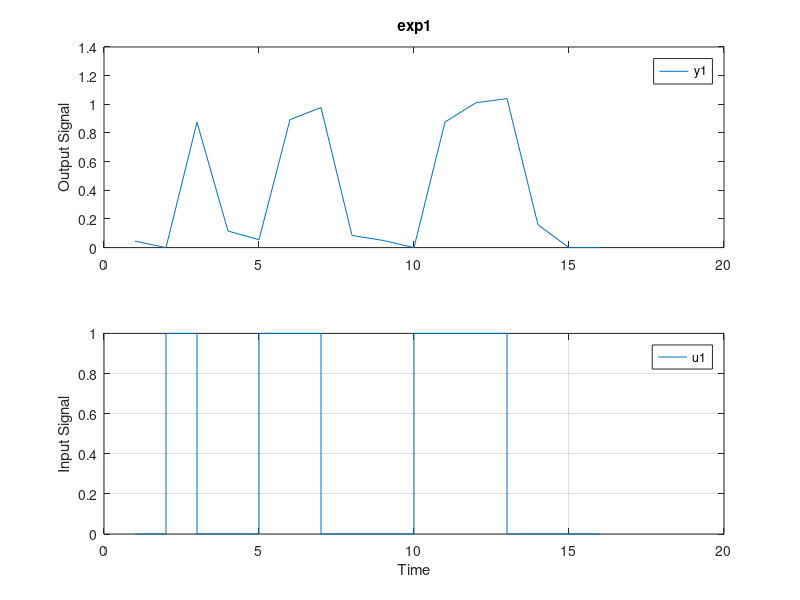

The MATLAB script that drew this image: (Note: this script raises an error after producing the figure.)
% example 3.2  ETFE 
% data = iddata(output, input, sampling time) , output, input shoud be
% column vectors.
clear all
clc; clf

ts =1;
u = [0 1 0 0 1 1 0 0 0 1 1 1 0 0 0 0]';   % input :  " ' " means transpose. column vector
y = [4.5 0 87.53 11.56 5.5 89.3 97.76 8.47 5.01 0 87.65 101.09 103.97 15.88 0 0]';  % output 
data = iddata(y*0.01,u,ts);
plot(data); grid on

ge = etfe(data);
%gs = spa(data);  % for reference https://www.mathworks.com/help/ident/ref/etfe.html
bode(ge); grid on

%% verification of sysyem defined
K= 0.5;
num = [K]; den=[K 1];
sy2= tf(num,den);
figure(2)
bode(sy2); grid on

%% input generated as Ex. 3.2 
ts=1;
t =0:ts:15;
u = [0 1 0 0 1 1 0 0 0 1 1 1 0 0 0 0]';   % input :  " ' " means transpose. column vector
y = lsim(sy2,u,t);
plot(t,y,'b', t,u,'r'); grid on
%% for identification function in matlab provided iddata
data = iddata(y,u,ts); 

ge=etfe(data); % matlab analyze the in / out data for an estimate of transfer function
figure(3)
bode(ge,'b',sy2,'r');grid on;

%%  using  random binary sequence, as RBS in ch.4
N=2000;
urbs=idinput(N);  % random binary sequence
ts = 0.1;
t=0:ts:199.9;
yrbs=lsim(sy2,urbs,t);
data1 =iddata(yrbs,urbs,ts);

ge = etfe(data1);
%gs = spa(data);  % for reference https://www.mathworks.com/help/ident/ref/etfe.html
figure(4)
bode(sy2,'b',ge,'r'); grid on

%%%compare the resluts with different inputs.

